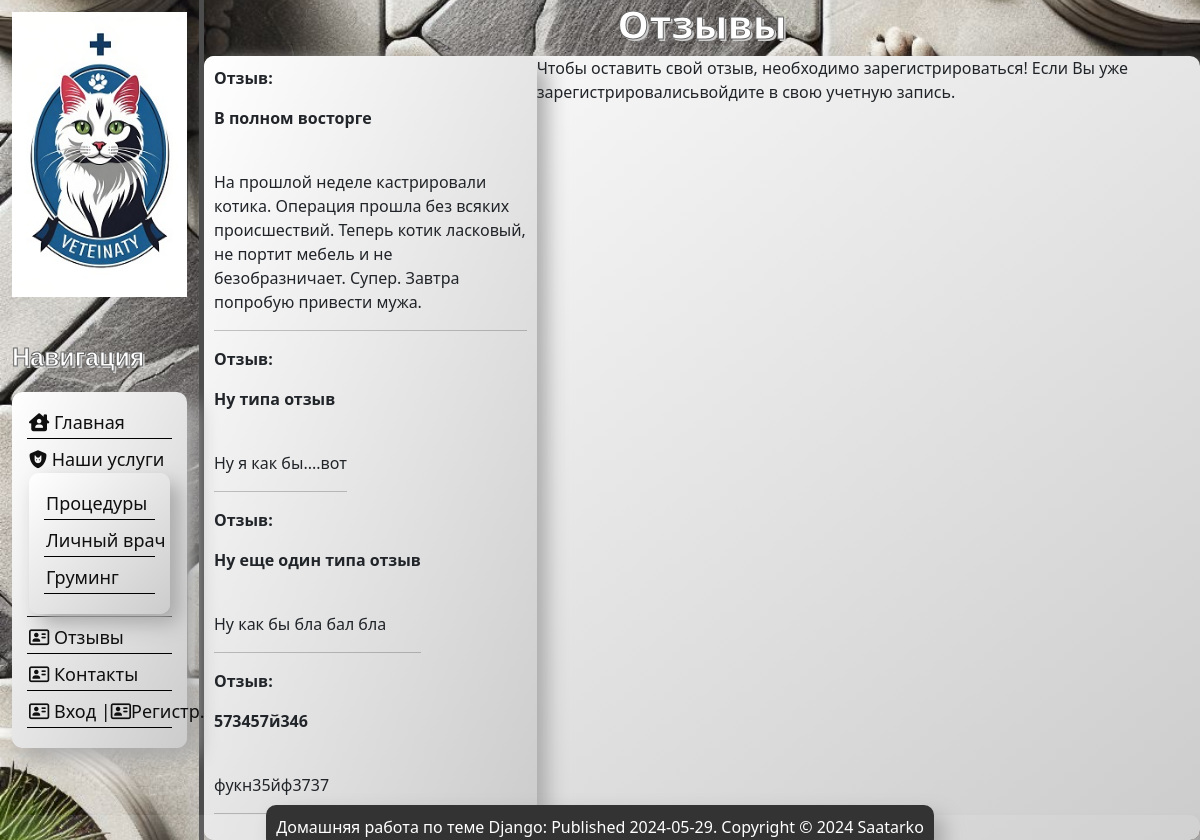
The page /reviews/ on the database as committed earlier.
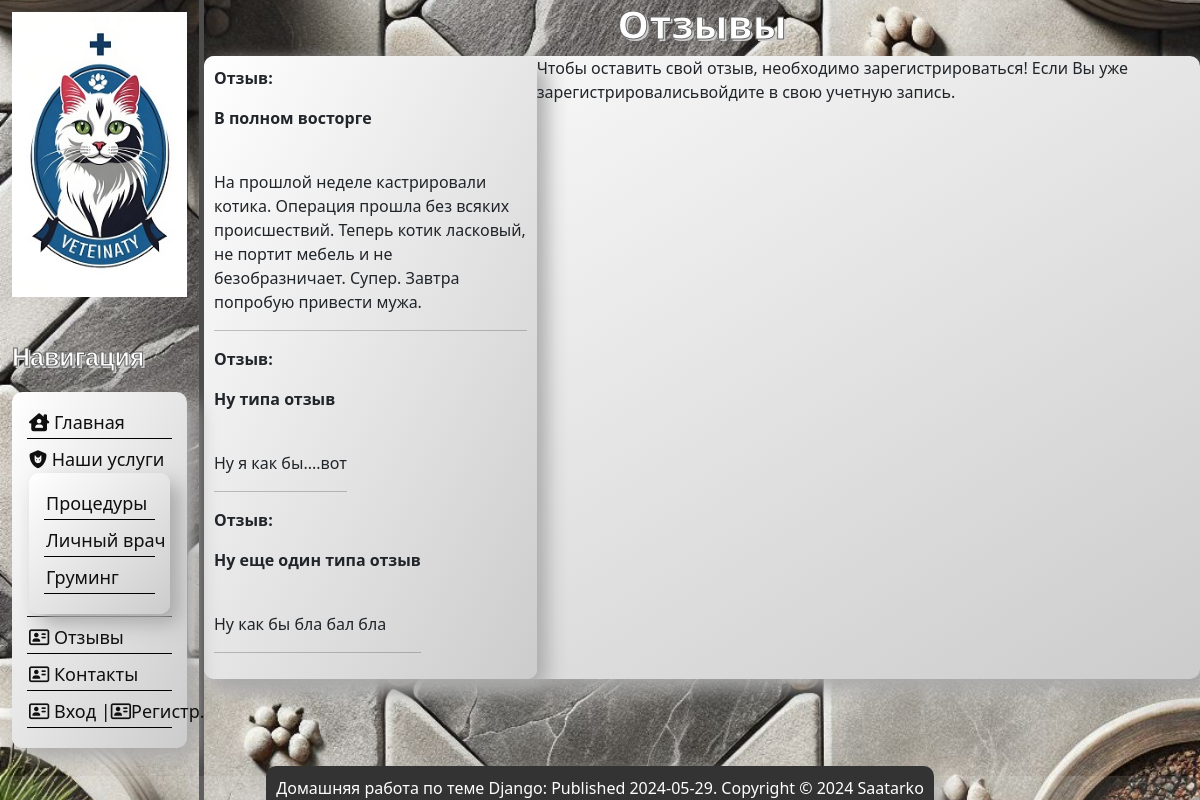
The same page on the database as committed later.
### main/models.py (models this page shows, shortened)
class Reviews(models.Model):
    name = models.CharField('Название отзыва', max_length=30)
    description = models.TextField('Текст отзыва')
    class Meta:
        verbose_name = 'Отзывы/Reviews'
        verbose_name_plural = 'Отзывы/Reviews'

### main/views.py (the view)
# urls.py: path('reviews/', ReviewsListView.as_view(), name='reviews-list'),
class ReviewsListView(ListView):
    model = Reviews
    context_object_name = 'reviews'
    template_name = 'main/reviews.html'
    def get_context_data(self, **kwargs):
        context = super().get_context_data(**kwargs)
        context['form'] = ReviewsForms()
        return context

### main/templates/main/reviews.html (shortened to what this page needs)
{% extends 'main/layout.html' %}
{% block content %}
<h1 class="main_h">Отзывы</h1>
        <div class="content_review">
            <div class="content_review_child2">
        {% if reviews %}
        {% for el in reviews %}
                    <div>
                        <p class="text_bold"> Отзыв:</p>
                        <p class="text_bold"> {{el.name}}</p> <br>
                        {{el.description}}
                        <hr>
                    </div>
        {% endfor %}
        {% else %}
            <p class="text_bold">В данный момент отзывов нет</p>
        {% endif %}
        </div>
        {% if user.is_authenticated %}
            <div class="content_review_child2">
                <p class="text_bold">Оставить свой отзыв:</p>
        <form method="post" action="{% url 'review-add' %}">
            {% csrf_token %}
                       <div class="form-group">
                    {{ form.name.label_tag }}
                    {{ form.name }}
                    {{ form.name.errors }}
                </div>
                <div class="form-group">
                    {{ form.description.label_tag }}
                    {{ form.description }}
                    {{ form.description.errors }}
                </div>
                 <button type="submit" class="btn btn-outline-dark">Отправить</button>
           </form>
                </div>
       {% else %}
             <p>Чтобы оставить свой отзыв, необходимо зарегистрироваться! Если Вы уже зарегистрировалисьвойдите в свою учетную запись. </p>
       {% endif %}
        </div>
{% endblock %}

### main/templates/main/layout.html (shortened to what this page needs)
{% load static %}
<!DOCTYPE html>
<html lang="en">
<head>
  <link rel="stylesheet" href="https://cdn.jsdelivr.net/npm/bootstrap@5.0.2/dist/css/bootstrap.min.css" rel="stylesheet">
    <link rel="stylesheet" href="{% static 'main/css/main.css' %}">
    <link rel="stylesheet" href="https://use.fontawesome.com/releases/v5.8.2/css/all.css">
</head>
<body>
    <aside id="navigation-panel">
    <div class="nav_panel">
        <img src="{% static 'main/img/logo.jpg' %}" alt="Логотип">
        <h3 class="nav_h">Навигация</h3>
        <nav>
            <ul>
                <li><a href="{% url 'home' %}"><i class="fa-solid fa-house-user"></i> Главная</a></li>
                <li onclick="toggleServices(this)">
                    <i class="fa-solid fa-shield-cat"></i> Наши услуги
                    <ul>
                        <li><a href="{% url 'procedure' %}">Процедуры</a></li>
                        <li><a href="{% url 'personal_doctor' %}">Личный врач</a></li>
                        <li><a href="{% url 'gruming' %}">Груминг</a></li>
                    </ul>
                </li>
                <li><a href="{% url 'reviews-list' %}"><i class="fa-regular fa-address-card"></i> Отзывы</a></li>
                <li><a href="{% url 'contacts' %}"><i class="fa-regular fa-address-card"></i> Контакты</a></li>
                {% if user.is_authenticated %}
                <li><a href="{% url 'users:logout' %}"><i class="fa-regular fa-address-card"></i>Выход</a></li>
                {% else %}
                <li><a href="{% url 'users:login' %}"><i class="fa-regular fa-address-card"></i> Вход</a> |<a
                        href="{% url 'users:register' %}"><i class="fa-regular fa-address-card"></i>Регистр.</a>
                </li>
                {% endif %}
            </ul>
        </nav>
    </div>
</aside>
    <main>
     {% block content %} {% endblock %}
    </main>
    <div class="flex-container_3">
            <div class="footer">
            <div  class="flex-child_3">
                <a>Домашняя работа по теме Django: Published 2024-05-29. Copyright © 2024 Saatarko</a>
            </div>
            </div>
        </div>
</body>
</html>

### main/static/main/css/main.css (style rules this page uses)
#navigation-panel { float: left; width: 17%; padding: 1.0%; height: 100%; position: fixed; top: 0; bottom: 0; color: #0F0F0F; max-width: 17%; border-right: 5px solid #4d4d4d; }
.nav_panel { display: flex; flex-direction: column; flex-wrap: wrap; }
.nav_panel img { max-width: 100%; height: auto; width: 100%; display: block; }
.nav_panel nav { width: 100%; }
.nav_panel ul { display: block; padding: 15px; list-style-type: none; width: auto; background: linear-gradient(to bottom right, #ffffff, #cccccc); box-shadow: 10px 10px 20px #aaaaaa; border-radius: 10px; font-size: 18px; }
.nav_panel ul li { transition: transform .6s ease; padding: 2px; margin-bottom: 5px; border-bottom: 1px solid #000; white-space: nowrap; }
.nav_panel ul a { text-decoration: none; color: #0F0F0F; }
.nav_panel h3 { margin-top: 25px; font-size: 25px; }
.flex-container_3 { z-index: 5; display: flex; background-color: rgba(255, 255, 255, 0.1); height: 3%; justify-content: center; box-shadow: 15px 15px 15px #aaaaaa; flex-direction: column; border-radius: 10px; position: fixed; bottom: 0; width: 100%; }
.flex-child_3 { align-items: flex-end; display: flex; align-items: center; justify-content: center; color: white; }
.flex-child_3 a { padding: 10px; text-decoration: none; color: white; background: #333; margin: 5px; box-shadow: 10px 10px 20px #aaaaaa; border-radius: 10px; }
.footer { flex-shrink: 0; }
.main_h { margin-left: 17%; text-align: center; padding: 0; width: calc(100% - 17%) font-family: 'Montserrat', sans-serif; font-size: 2.5em; font-weight: bold; color: #fff; -webkit-text-stroke: 1px #666; text-shadow: 2px 2px 0 #ccc; }
body { background-image: url("/static/main/img/background.jfif"); background-size: cover; background-position: center; background-attachment: fixed; }
.nav_h { text-align: left; margin: 0; padding: 20px 0; width: 100%; font-family: 'Montserrat', sans-serif; font-size: 1.5em; font-weight: bold; color: #fff; -webkit-text-stroke: 1px #666; text-shadow: 2px 2px 0 #ccc; }
.content_review { display: flex; margin-left: 17%; flex-direction: row; width: auto; background: linear-gradient(to bottom right, #ffffff, #cccccc); box-shadow: 10px 10px 20px #aaaaaa; border-radius: 10px; }
.content_review_child2 { display: flex; width: 50%; justify-content: space-around; align-items: flex-start; padding: 10px; box-sizing: border-box; background: linear-gradient(to bottom right, #ffffff, #cccccc); box-shadow: 10px 10px 20px #aaaaaa; border-radius: 10px; flex-direction: column; }
.text_bold { font-weight: bold; }

Rows that differ between the two databases and show on the page:
removed Reviews: name "573457й346", description "фукн35йф3737"
